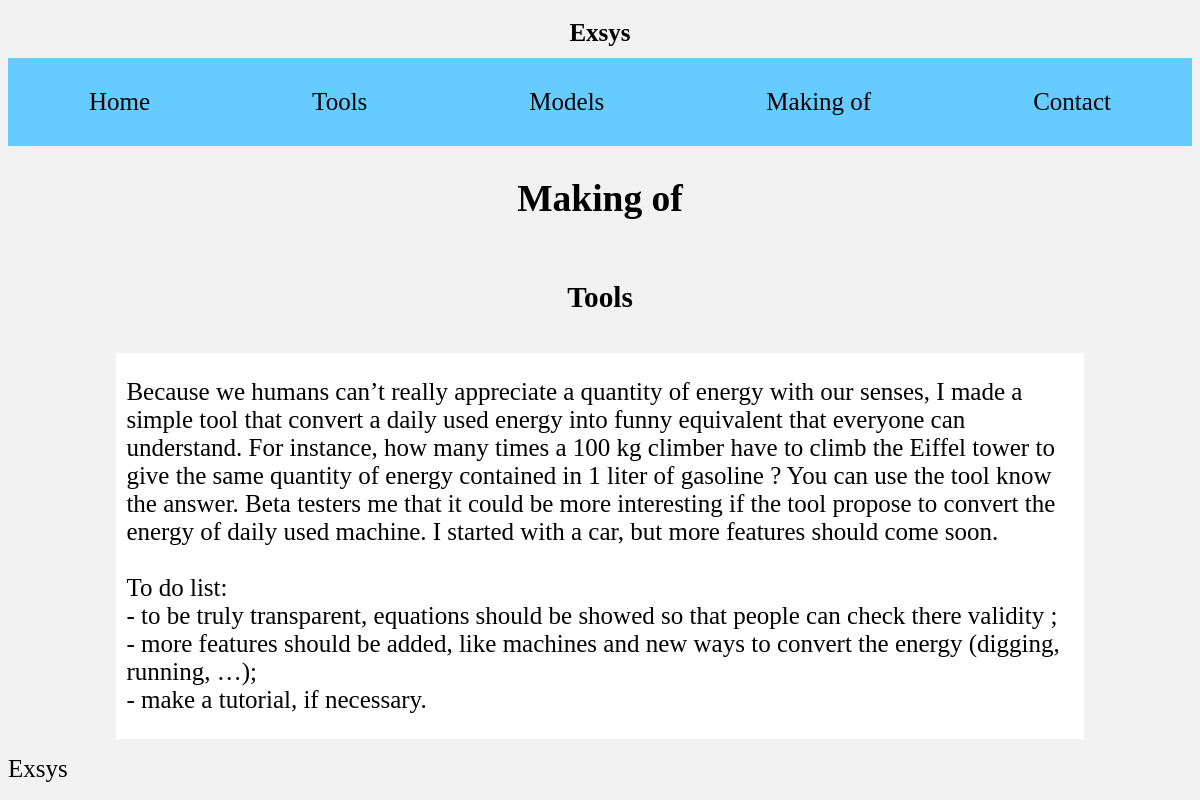
/blog/show_making_of/Tools, run on the app's committed database.
### blog/models.py (models this page shows)
class ItemCommonInfo(models.Model):
    title = models.CharField(max_length=100, default='Item')
    author = models.CharField(max_length=30, default='Cotev')
    date = models.DateTimeField(auto_now_add=True, auto_now=False, verbose_name="Date")
    class Meta:
        abstract = True

class MakingOf(ItemCommonInfo):
    pass

class MakingOfItem(Item):
    making_of = models.ForeignKey('MakingOf', null=True, on_delete=models.CASCADE,)
    item_nb = models.PositiveIntegerField()

class MakingOfText(MakingOfItem):
    text = models.TextField(blank=False, null=True)

### blog/views.py (the view)
# urls.py: url(r'^show_making_of/(?P<id_title>[\w\s]+)/?$', views.show_making_of, name='show_making'),
def show_making_of(request, id_title):
    making_of = MakingOf.objects.get(title=id_title)
    making_of_items = making_of.makingofitem_set.all()
    making_of_texts = MakingOfText.objects.filter(making_of__title=making_of.title)
    making_of_figures = MakingOfFigure.objects.filter(making_of__title=making_of.title)
    items_list = []
    for k in range(0, len(making_of_items)):
        q_item_text = making_of_texts.filter(item_nb=k)
        q_item_figure = making_of_figures.filter(item_nb=k)
        if q_item_text.exists():
            items_list.append(q_item_text[0])
        if q_item_figure.exists():
            items_list.append(q_item_figure[0])
    return render(request, 'blog/show_making_of.html', locals())

### models/templatetags/class_name.py (called while the page is built)
@register.filter
def class_name(obj):
    return obj.__class__.__name__

### blog/templates/blog/show_making_of.html (shortened to what this page needs)
{% extends "show_items.html" %}
{% load class_name %}
{% block show_item %}
    {% block content%}
    <h1 class="title"><a href={% url "home_making" %}>Making of</a></h1>
        <div class="items_list">
            <h3>{{ making_of.title }}</h3>
            <div class="news centered">
                {% for item in items_list %}
                    {% with item|class_name as class_name %}
                        {% if class_name == 'MakingOfText' %}
                            <p>{{ item.text|linebreaksbr }}</p>
                        {% elif class_name == 'MakingOfFigure' %}
                            <img id="sketch_image" src="{{ item.fig.url }}"/>
                        {% endif %}
                    {% endwith %}
                {% endfor %}
            </div>
        </div>
    {% endblock %}
{% endblock %}

### static/css/style_base.css (style rules this page uses)
html { overflow-y: scroll; }
body { font-family: 'lmroman10'; display: flex; flex-direction: column; min-height: 97vh; font-size: 25px; background-color: #4db8ff; background-color: #f2f2f2; background-color: #e6e6e6; background-color: #f2f2f2; }
a { color: inherit; text-decoration: none; }
.title { display: flex; justify-content: center; }
.items_list { display: flex; flex-direction: column; align-items: center; flex: 1; justify-content: space-around; }
.centered { align-items: center; }
.news { display: flex; flex-direction: column; margin-top: 10px; margin-bottom: 10px; padding-right: 10px; padding-left: 10px; width: 80%; background-color: #ffffff; }

### data on the page
MakingOf: title "Tools"
MakingOfText: text "Because we humans can’t really appreciate a quantity of energy with our senses, I made a simple tool that convert a daily used energy into funny equivalent that everyone can understand. For instance, how many times a 100 kg climber have to climb the Eiffel tower to give the same quantity of energy contained in 1 liter of gasoline ? You can use the tool know the answer. Beta testers me that it could be more interesting if the tool propose to convert the energy of daily used machine. I started with a car, but more features should come soon. To do list: - to be truly transparent, equations should be showed so that people can check there validity ; - more features should be added, like machines…"
